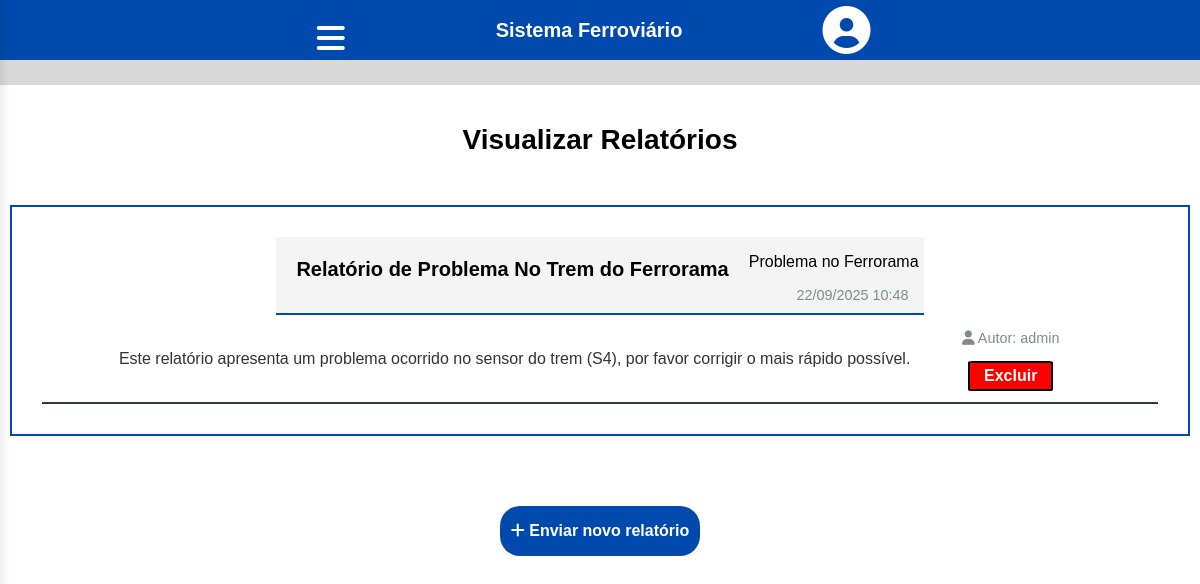
Screenshot of /visualizar_relatorios.php (signed in) with the database file from the repository.
### tables this page shows
CREATE TABLE relatorios(
  id_relatorio INT NOT NULL PRIMARY KEY AUTO_INCREMENT,
  nome_relatorio VARCHAR(255) NOT NULL,
  conteudo_relatorio TEXT NOT NULL,
  tipo_relatorio ENUM('bug_sistema', 'problema_ferrorama') NOT NULL DEFAULT 'problema_ferrorama',
  data_relatorio TIMESTAMP DEFAULT CURRENT_TIMESTAMP,
  autor_relatorio INT NOT NULL,
  FOREIGN KEY (autor_relatorio) REFERENCES usuarios(id_usuario)
);

CREATE TABLE usuarios(
  id_usuario INT NOT NULL PRIMARY KEY AUTO_INCREMENT,
  nome_funcionario VARCHAR(120) NOT NULL,
  nome_usuario VARCHAR(120) NOT NULL,
  email_usuario VARCHAR(255) NOT NULL UNIQUE,
  data_nascimento DATE NOT NULL,
  senha_usuario VARCHAR(255) NOT NULL,
  telefone_usuario VARCHAR(15) NOT NULL,
  cpf_usuario VARCHAR(14) NOT NULL UNIQUE,
  administrador BOOLEAN NOT NULL DEFAULT FALSE,
  cep_usuario VARCHAR (9) NOT NULL,
  logradouro_usuario VARCHAR(255) NOT NULL,
  bairro_usuario VARCHAR(255) NOT NULL,
  cidade_usuario VARCHAR(255) NOT NULL,
  uf_usuario VARCHAR(255) NOT NULL,
  foto_perfil VARCHAR(255) DEFAULT 'default.jpg'
);

### public/visualizar_relatorios.php (the view, shortened to what this page needs)
   <?php
        include("../includes/painel_completo.php");
        include("../includes/conexao.php");
        try {
    $sql_relatorios = "SELECT r.*, u.nome_funcionario
                       FROM relatorios r
                       INNER JOIN usuarios u ON r.autor_relatorio = u.id_usuario
                       ORDER BY r.data_relatorio DESC";
    $stmt = $conn->prepare($sql_relatorios);
    $stmt->execute();
    $relatorios = $stmt->fetchAll(PDO::FETCH_ASSOC);
} catch (PDOException $e) {
    $msg = "Erro ao carregar relatórios: " . $e->getMessage();
    $relatorios = [];
}
    ?>
<!DOCTYPE html>
<html lang="en">
<head>
    <link rel="stylesheet" href="../css/style.css">
    <link rel="stylesheet" href="https://cdnjs.cloudflare.com/ajax/libs/font-awesome/6.0.0/css/all.min.css">
</head>
<body>
    <header>
        <div id="header">
            <button class="menu">
                <i class="fas fa-bars fa-2x" style="color: white;"></i>
            </button>
            <h3 class="titulo">Sistema Ferroviário </h3>
            <a class="perfil" href="../public/tela_usuario.php">
                <i class="fas fa-user-circle fa-3x" style="color: white;"></i>
            </a>
        </div>
    </header>
    <div class="espacamento"></div>
    <div class="dashboard">
        <h1>Visualizar Relatórios</h1>
    </div>
            <div class="relatorios-container">
            <?php if (!empty($relatorios)): ?>
    <?php foreach($relatorios as $relatorio): ?>
        <div class="relatorio-container">
            <div class="relatorio-header">
                <h3 style="color: black;"><?php echo htmlspecialchars($relatorio['nome_relatorio']); ?></h3>
                <div style="display: flex; flex-direction: column; align-items: flex-end;">
                    <span class="relatorio-tipo">
                        <?php
                        if ($relatorio['tipo_relatorio'] == 'bug_sistema') {
                            echo "<p class 'bug-sistema'>Bug do Sistema</p>";
                        } else {
                            echo "<p class 'problema-ferrorama'>Problema no Ferrorama</p>";
                        }
                        ?>
                    </span>
                    <span class="relatorio-date">
                        <?php echo date('d/m/Y H:i', strtotime($relatorio['data_relatorio'])); ?>
                    </span>
                </div>
            </div>
            <div class="relatorio-content">
                <p class="conteudo-relatorio"><?php echo nl2br(htmlspecialchars($relatorio['conteudo_relatorio'])); ?></p>
            </div>
            <div class="relatorio-footer">
                <span class="relatorio-author">
                    <i class="fas fa-user"></i>
                    Autor: <?php echo htmlspecialchars($relatorio['nome_funcionario']); ?>
                    <?php echo "<button class='delete' onclick=\"if(confirm('Tem certeza?')) window.location.href='deletar_relatorio.php?id=" . $relatorio['id_relatorio'] . "'\">Excluir</button>"; ?>
                </span>
            </div>
        </div>
    <?php endforeach; ?>
            <?php endif; ?>
        </div>
    <div class="container">
        <button type="button" onclick="window.location.href='enviar_relatorio.php'" class="btn">
            <i class="fas fa-plus"></i> Enviar novo relatório
        </button>
    </div>
</body>
</html>

### css/style.css (style rules this page uses)
body { margin: 0px; font-family: system-ui, -apple-system, BlinkMacSystemFont, 'Segoe UI', Roboto, Oxygen, Ubuntu, Cantarell, 'Open Sans', 'Helvetica Neue', sans-serif; }
h3 { font-size: 20px; color: white; text-align: center; border: 0px; margin: 0px; padding: 15px; }
.espacamento { background-color: #d9d9d9; height: 25px; }
h1 { font-size: 28px; text-align: center; }
.container { display: flex; flex-direction: row; justify-content: center; align-items: center; }
.btn { margin-top: 60px; text-align: center; background-color: #004aad; color: white; border: none; width: 200px; height: 50px; border-radius: 20px; }
#header { background-color: #004aad; height: 60px; margin: 0px; border: 0px; display: flex; text-align: center !important; align-items: center !important; justify-content: center !important; gap: 20px; }
.menu { background-color: transparent; border: #004aad; width: 50px !important; }
.perfil { background-color: transparent; border: #004aad; margin: 0px; margin-right: 2%; }
.titulo { padding-left: 10%; padding-right: 10%; text-align: center !important; align-items: center !important; justify-content: center !important; }
.dashboard { align-items: center; justify-content: center; background-color: white; }
button { background-color: #004aad; margin-top: 15px; font-weight: bold; color: rgb(255, 255, 255); border: none; border-radius: 5px; cursor: pointer; font-size: 16px; width: 100%; transition: background-color 0.3s ease; }
.relatorio-container { align-items: center !important; display: flex !important; flex-direction: row !important; flex-wrap: wrap !important; justify-content: center !important; margin: 30px !important; }
.dashboard { padding: 20px; }
.relatorios-container { max-width: 1200px; margin: 10px; border: #004AAD 2px solid; }
.relatorio-header { background-color: #f4f4f4; display: flex; justify-content: space-between; align-items: center; margin-bottom: 15px; border-bottom: 1px solid #eee; padding-bottom: 10px; border-bottom: #004AAD 2px solid; }
.relatorio-header h3 { margin: 5px; border: 5px; color:rgb(0, 0, 0); flex: 1; }
.relatorio-date { color: #7f8c8d; font-size: 0.9em; margin-right: 15px; }
.conteudo-relatorio { margin-left: 15px; }
.relatorio-content { margin-bottom: 15px; line-height: 1.6; color: #333; }
.relatorio-footer { display: flex; justify-content: space-between; align-items: center; font-size: 0.9em; color: #7f8c8d; margin-left: 15px; }
.relatorio-author { margin-bottom: 10px; }

### public/visualizar_relatorios.php (style rules this page uses)
body { font-family: Arial, sans-serif; background-color:rgb(255, 255, 255); margin: 0; padding: 0; }
.dashboard { padding: 20px; }
.relatorios-container { max-width: 1200px; margin: 10px; border: #004AAD 2px solid; }
.relatorio-container { border-bottom:rgb(52, 58, 66) 2px solid; }
.relatorio-header { background-color: #f4f4f4; display: flex; justify-content: space-between; align-items: center; margin-bottom: 15px; border-bottom: 1px solid #eee; padding-bottom: 10px; border-bottom: #004AAD 2px solid; }
.relatorio-header h3 { margin: 5px; border: 5px; color:rgb(0, 0, 0); flex: 1; }
.relatorio-date { color: #7f8c8d; font-size: 0.9em; margin-right: 15px; }
.conteudo-relatorio { margin-left: 15px; }
.relatorio-content { margin-bottom: 15px; line-height: 1.6; color: #333; }
.relatorio-footer { display: flex; justify-content: space-between; align-items: center; font-size: 0.9em; color: #7f8c8d; margin-left: 15px; }
.relatorio-author { margin-bottom: 10px; text-align: center; }
button { background: none; border: none; cursor: pointer; }
a { text-decoration: none; }
.delete { background-color: red; color: white; width: 50%; border-radius: 5%; height: 30px; border: black 2px solid; }
.relatorio-tipo { margin-right: 5px }

### rows the page displays
relatorios: nome_relatorio "Relatório de Problema No Trem do Ferrorama", shows "Problema no Ferrorama", data_relatorio "22/09/2025 10:48", conteudo_relatorio "Este relatório apresenta um problema ocorrido no sensor do trem (S4), por favor corrigir o mais rápido possível.", autor_relatorio.nome_funcionario "admin"
